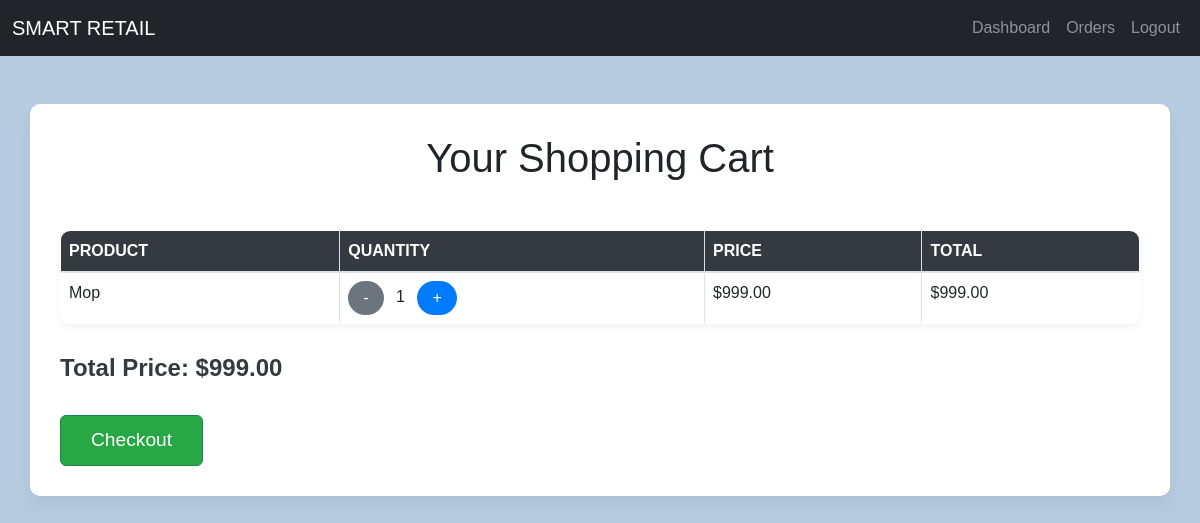
The app's page /retail_app/view_cart/ (signed in) with its own data.
### retail_app/models.py (models this page shows, shortened)
class CartItem(models.Model):
    cart = models.ForeignKey(Cart, on_delete=models.CASCADE)
    product = models.ForeignKey(Product, on_delete=models.CASCADE)
    quantity = models.PositiveIntegerField(default=1)
    def total_price(self):
        return self.product.price * self.quantity

class Product(models.Model):
    CATEGORY_CHOICES = [
        ('FR', 'Fresh Produce'),
        ('DA', 'Dairy'),
        ('BV', 'Beverages'),
        ('SN', 'Snacks'),
        ('CL', 'Cleaning Supplies'),
        ('PH', 'Pharmacy'),
        ('BP', 'Beauty Products'),
        ('OT', 'Other')
    ]
    name = models.CharField(max_length=255, unique=True)
    quantity = models.IntegerField()
    price = models.DecimalField(max_digits=10, decimal_places=2)
    category = models.CharField(max_length=2, choices=CATEGORY_CHOICES)
    image = models.ImageField(upload_to='smart_retail/retail_app/static/media', blank=False)

### retail_app/views.py (the view)
# urls.py: path('view_cart/', views.view_cart, name='view_cart'),
@login_required
def view_cart(request):
    cart, created = Cart.objects.get_or_create(user=request.user)
    cart_items = CartItem.objects.filter(cart=cart)
    total_price = sum(item.total_price() for item in cart_items)
    context = {
        'cart_items': cart_items,
        'total_price': total_price,
    }
    return render(request, 'cart.html', context)

### retail_app/templates/cart.html (shortened to what this page needs)
<!DOCTYPE html>
<html lang="en">
<head>
    <link href="https://stackpath.bootstrapcdn.com/bootstrap/4.5.2/css/bootstrap.min.css" rel="stylesheet">
    <link href="https://cdn.jsdelivr.net/npm/bootstrap@5.3.0-alpha1/dist/css/bootstrap.min.css" rel="stylesheet">
</head>
<body>
    <nav class="navbar navbar-expand-lg navbar-dark bg-dark">
        <div class="container-fluid">
          <a class="navbar-brand" href="#">SMART RETAIL</a>
          <div class="collapse navbar-collapse" id="navbarNav">
            <ul class="navbar-nav ms-auto">
              <li class="nav-item">
                <a class="nav-link" href="{% url 'customer_dashboard' %}">Dashboard</a>
              </li>
              <li class="nav-item">
                <a class="nav-link" href="{% url 'view_sales' %}">Orders</a>
              </li>
              <li class="nav-item">
                <a class="nav-link" href="{% url 'logout_view' %}">Logout</a>
              </li>
            </ul>
          </div>
        </div>
      </nav>
    <div class="container mt-5">
        <h1 class="text-center mb-5">Your Shopping Cart</h1>
        <table class="table table-bordered">
            <thead>
                <tr>
                    <th>Product</th>
                    <th>Quantity</th>
                    <th>Price</th>
                    <th>Total</th>
                </tr>
            </thead>
            <tbody>
                {% for item in cart_items %}
                <tr>
                    <td>{{ item.product.name }}</td>
                    <td>
                        <div id="product-buttons-{{ item.product.id }}">
                            <button class="btn btn-secondary decrease-quantity" data-product-id="{{ item.product.id }}">-</button>
                            <span id="quantity-{{ item.product.id }}" class="px-2">{{ item.quantity }}</span>
                            <button class="btn btn-primary add-to-cart" data-product-id="{{ item.product.id }}">+</button>
                        </div>
                    </td>
                    <td>${{ item.product.price }}</td>
                    <td>${{ item.total_price }}</td>
                </tr>
                {% empty %}
                <tr>
                    <td colspan="5" class="empty-cart">Your cart is empty.</td>
                </tr>
                {% endfor %}
            </tbody>
        </table>
        <h3>Total Price: ${{ total_price }}</h3>
        <form method="post" action="{% url 'checkout_view' %}">
            <button type="submit" class="btn btn-success mt-4" {% if not cart_items %}disabled{% endif %}>Checkout</button>
        </form>
    </div>
</body>
</html>

### retail_app/templates/cart.html (style rules this page uses)
body { background-color: #b6cbdf; font-family: 'Arial', sans-serif; }
.table { border-radius: 10px; overflow: hidden; box-shadow: 0 4px 8px rgba(0, 0, 0, 0.05); background-color: #fff; }
.table thead th { background-color: #343a40; color: white; text-transform: uppercase; font-weight: 600; }
.table tbody tr { transition: background-color 0.3s ease; }
.btn-primary, .btn-secondary, .btn-danger { border-radius: 50px; padding: 5px 15px; }
.btn-primary { background-color: #007bff; border: none; }
.btn-secondary { background-color: #6c757d; border: none; }
.btn-success { background-color: #28a745; padding: 10px 30px; font-size: 1.2rem; transition: background-color 0.3s ease; }
h3 { color: #343a40; font-weight: bold; font-size: 1.5rem; margin-top: 30px; }
.container { background-color: #fff; border-radius: 10px; padding: 30px; box-shadow: 0 10px 15px rgba(0, 0, 0, 0.05); }

### records on screen
CartItem: product.name "Mop", quantity "1", product.price "999.00", total_price "999.00"

### other values on screen
{{ total_price }} "999.00"
